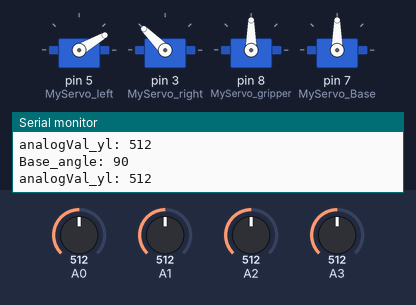
This sketch was run on a simulated Arduino Uno, built with avr-gcc and run on an emulated ATmega328P. Shown: 4 × servo, the last lines printed to the serial monitor. The test bench sets the inputs (shaded band); at power-on: A1 = 512, A0 = 512, A2 = 512, A3 = 512.

Above: at 1.2 s.
1.3 s: A1 set to 673
4.3 s: A1 set to 688
At 4.82 s:
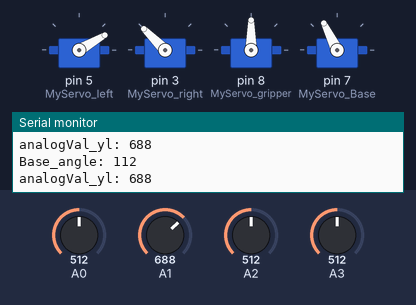
At 6.5 s:
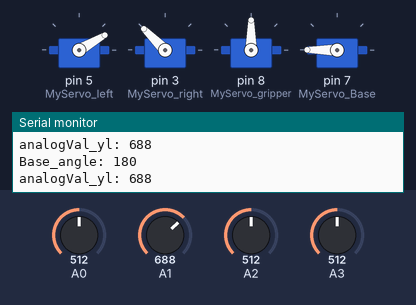
7.3 s: A0 set to 669
8.8 s: A0 set to 697
At 10.6 s:
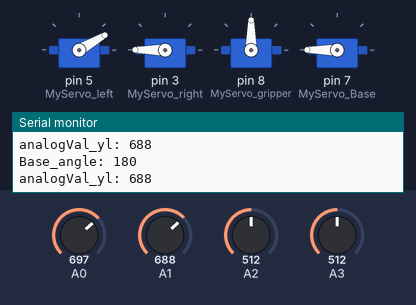
11.1 s: A2 set to 673
12.6 s: A2 set to 689
At 15.1 s:
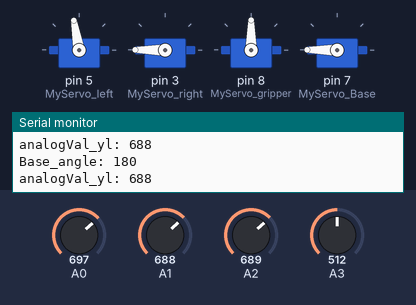
Timing chart, 0 to 16.6 s (numbered marks = the images above; inputs shaded):
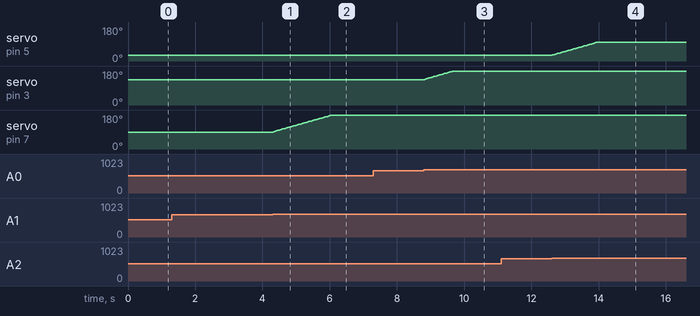

The sketch:

My_Robot_joystick_Control.ino
```cpp
#include <Servo.h>
Servo MyServo_Base;
Servo MyServo_gripper;
Servo MyServo_left;
Servo MyServo_right;

int Base_angle = 90;
//int Gripper_angle =;
int RM_angle = 135;
int LM_angle = 30;

void setup() {
  MyServo_left.attach(5);
  MyServo_right.attach(3);
  MyServo_gripper.attach(8);
  MyServo_Base.attach(7);
  Serial.begin(9600);

}

void loop() {
  int analogVal_xl = analogRead(A0);
  int analogVal_yl = analogRead(A1);

  int analogVal_xr = analogRead(A2);
  int analogVal_yr = analogRead(A3);

  if (analogVal_xl < 340) RM_angle -= 2.8125;
  else if (analogVal_xl > 680) RM_angle += 2.8125;
  RM_angle = min(180, max(90, RM_angle));
  MyServo_right.write(RM_angle);

  if (analogVal_xr < 340) LM_angle -= 2.8125;
  else if (analogVal_xr > 680) LM_angle += 2.8125;
  LM_angle = min(100, max(0, LM_angle));
  MyServo_left.write(LM_angle);

  if (analogVal_yl < 340) Base_angle -= 2.8125;
  else if (analogVal_yl > 680) Base_angle += 2.8125;
  Base_angle = min(180, max(0, Base_angle));
  MyServo_Base.write(Base_angle);


  Serial.print("analogVal_yl: ");
  Serial.println(analogVal_yl);
  Serial.println( );
  Serial.print("Base_angle: ");
  Serial.println(Base_angle);


  /*Serial.print("analogVal_xr: ");
  Serial.println(analogVal_xr);
  Serial.println( );
  Serial.print("LM_angle: ");
  Serial.println(LM_angle);


  Serial.print("analogVal_xr: ");
  Serial.println(analogVal_xr);
  Serial.println( );
  Serial.print("RM_angle: ");
  Serial.println(RM_angle);
*/


}
```

Measured:
- the behaviour switches between 680 and 681 on A1 (found by bisection; images 0 and 1)
- the behaviour switches between 680 and 681 on A0 (found by bisection; images 2 and 3)
- the behaviour switches between 680 and 681 on A2 (found by bisection; images 3 and 4)
- after the input at 4.3 s, servo on pin 7 (MyServo_Base): moves from 90° to 180° over 1.7 s, starting at once
- after the input at 8.8 s, servo on pin 3 (MyServo_right): moves from 135° to 180° over 0.87 s, starting at once
- after the input at 12.6 s, servo on pin 5 (MyServo_left): moves from 30° to 100° over 1.3 s, starting at once
